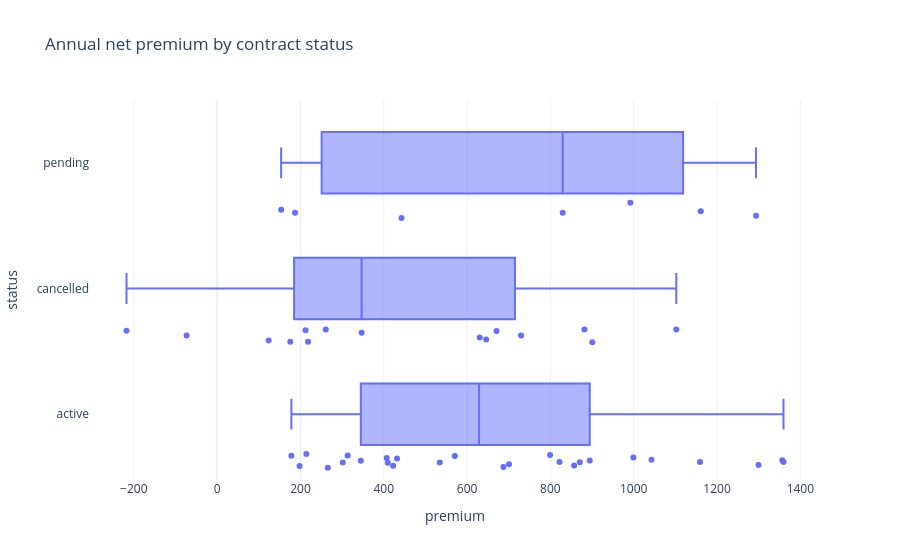

Here is the notebook cell this chart was saved with:
### Code cell
fig = px.box(
    conv,
    x="premium",
    y="status",
    points="all",
    hover_data=["conversion_id"],
    title="Annual net premium by contract status",
)
fig.show()

conv.loc[conv["premium"].isna(), ["conversion_id", "lead_id", "status"]]

### Figure 1 — Plotly figure (JSON) as saved in the notebook; plotly's stock layout.template omitted (floating-point values rounded to 4 significant figures)
{"data": [{"alignmentgroup": "True", "boxpoints": "all", "customdata": [[5036], [5021], [5001], [5030], [5041], [5037], [5017], [5048], [5028], [5047], [5042], [5043], [5016], [5039], [5004], [5018], [5040], [5029], [5008], [5020], [5050], [5002], [5046], [5024], [5031], [5026], [5038], [5023], [5027], [5006], [5011], [5044], [5025], [5045], [5049], [5003], [5034], [5035], [5033], [5007], [5019], [5005], [5010], [5009], [5015], [5013], [5032], [5022], [5014], [5012]], "hovertemplate": "premium=%{x}<br>status=%{y}<br>conversion_id=%{customdata[0]}<extra></extra>", "legendgroup": "", "marker": {"color": "#636efa"}, "name": "", "notched": false, "offsetgroup": "", "orientation": "h", "showlegend": false, "type": "box", "x": [422.4, 1300.0, 431.8, 212.3, 218.2, 346.8, 1360.0, 1293.0, 1102.0, 442.6, 829.5, 894.4, 645.8, 313.2, 260.7, 407.0, 570.5, 344.9, 197.9, 153.6, 1161.0, 870.6, 187.0, NaN, 857.0, 265.7, 991.9, 700.7, 178.1, 729.6, 670.7, -73.36, 687.2, 900.5, 881.6, 123.6, -217.6, 799.2, NaN, 175.5, 409.5, 534.4, 821.9, 214.1, 1159.0, 630.4, 1357.0, 301.6, 999.1, 1043.0], "x0": " ", "xaxis": "x", "y": ["active", "active", "active", "cancelled", "cancelled", "cancelled", "active", "pending", "cancelled", "pending", "pending", "active", "cancelled", "active", "cancelled", "active", "active", "active", "active", "pending", "pending", "active", "pending", "active", "active", "active", "pending", "active", "active", "cancelled", "cancelled", "cancelled", "active", "cancelled", "cancelled", "cancelled", "cancelled", "active", "cancelled", "cancelled", "active", "active", "active", "active", "active", "cancelled", "active", "active", "active", "active"], "y0": " ", "yaxis": "y"}], "layout": {"boxmode": "group", "legend": {"tracegroupgap": 0}, "title": {"text": "Annual net premium by contract status"}, "xaxis": {"anchor": "y", "domain": [0.0, 1.0], "title": {"text": "premium"}}, "yaxis": {"anchor": "x", "domain": [0.0, 1.0], "title": {"text": "status"}}}}
